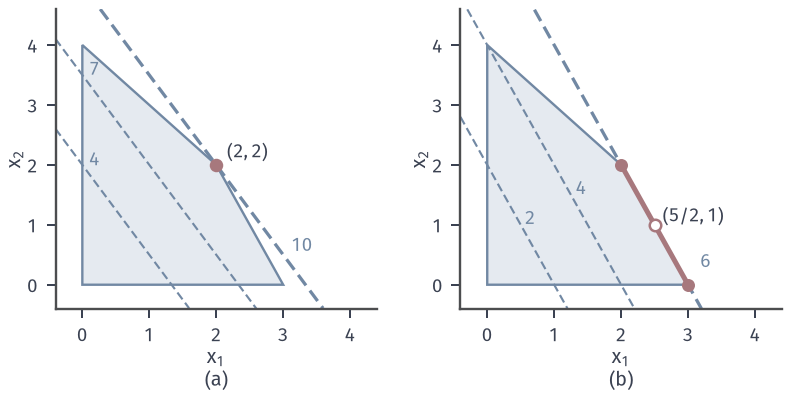

The Python source for this figure:
from pathlib import Path
import sys
sys.path.insert(0, str(Path(__file__).resolve().parents[1]/"lp-common"))
from lp_fig import *
HERE = Path(__file__).resolve().parent
# Level lines sliding over the workshop polygon: unique vertex vs an optimal edge.
xl, yl = (-.4, 4.4), (-.4, 4.6)
fig, axes = figure(width_mm=112, height_mm=56, ncols=2)
panels(fig, .07, .985, .975, .22, .26)
a, b = axes
region(a, workshop()); levels(a, WS_P, [4, 7], xl, yl); levels(a, WS_P, [10], xl, yl, lw=1.3)
dot(a, (2, 2), RED, ms=5.4)
for v, t in [(4, (.1, 1.98)), (7, (.1, 3.5))]:
    a.text(t[0], t[1], '$%d$' % v, color=BLUE, fontsize=7.5)
a.text(3.12, .55, '$10$', color=BLUE, fontsize=7.5)
a.text(2.16, 2.12, '$(2,2)$', color=INK, fontsize=7.5)
region(b, workshop()); p2 = np.array([2., 1.]); levels(b, p2, [2, 4], xl, yl); levels(b, p2, [6], xl, yl, lw=1.3)
b.plot([2, 3], [2, 0], color=RED, lw=2.0, zorder=5)
dot(b, (2, 2), RED, ms=5.2); dot(b, (3, 0), RED, ms=5.2); dot(b, (2.5, 1), 'white', ms=3.2, z=7)
hollow(b, (2.5, 1), RED, ms=4.6, z=7)
for v, t in [(2, (.56, 1.0)), (4, (1.32, 1.5)), (6, (3.18, .28))]:
    b.text(t[0], t[1], '$%d$' % v, color=BLUE, fontsize=7.5)
b.text(2.62, 1.05, '$(5/2,1)$', color=INK, fontsize=7.5)
b.text(3.2, .55, '', color=BLUE, fontsize=7.5)
setup(a, xl, yl, range(0, 5), range(0, 5)); setup(b, xl, yl, range(0, 5), range(0, 5))
tags(fig, axes)
save(fig, HERE, 'figure', {'a': 'max 3x1+2x2', 'b': 'max 2x1+x2, optimal edge from (2,2) to (3,0)'})
